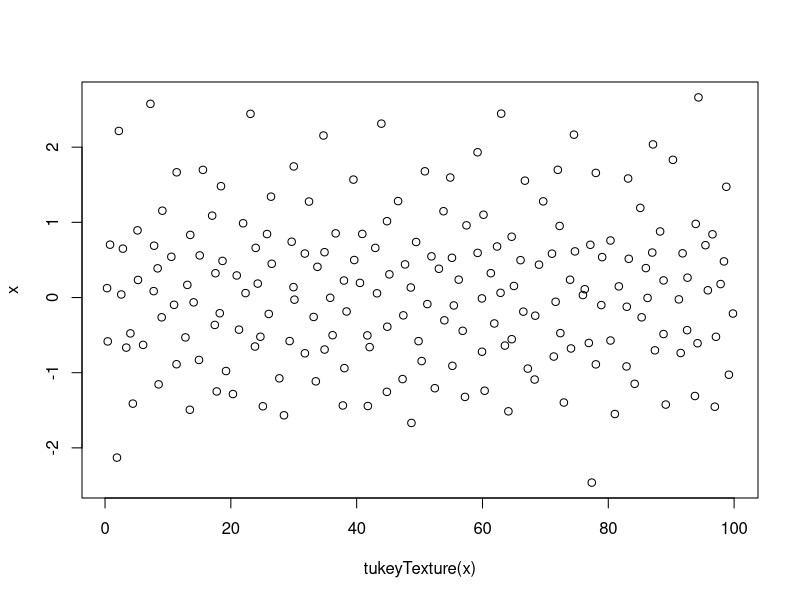
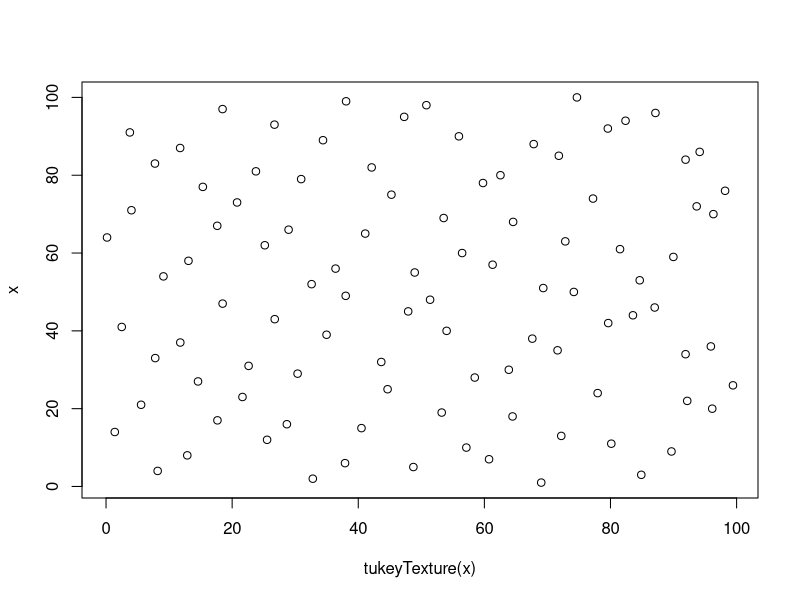
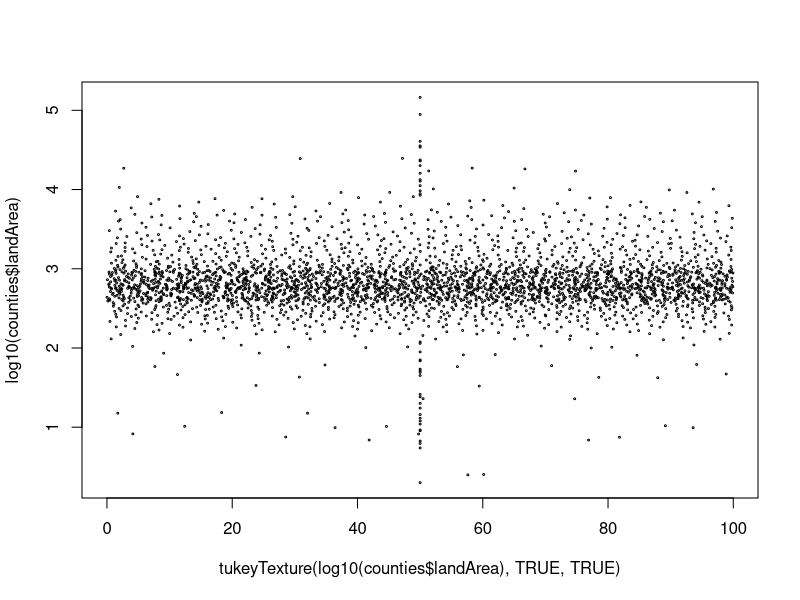

Here is the R script that generated these plots, in order:
library(vipor)


### Name: tukeyTexture
### Title: Generate random positions based on Tukey texture algorithm
### Aliases: tukeyTexture

### ** Examples

x<-rnorm(200)
plot(tukeyTexture(x),x)
x<-1:100
plot(tukeyTexture(x),x)
plot(tukeyTexture(log10(counties$landArea),TRUE,TRUE),log10(counties$landArea),cex=.25)
